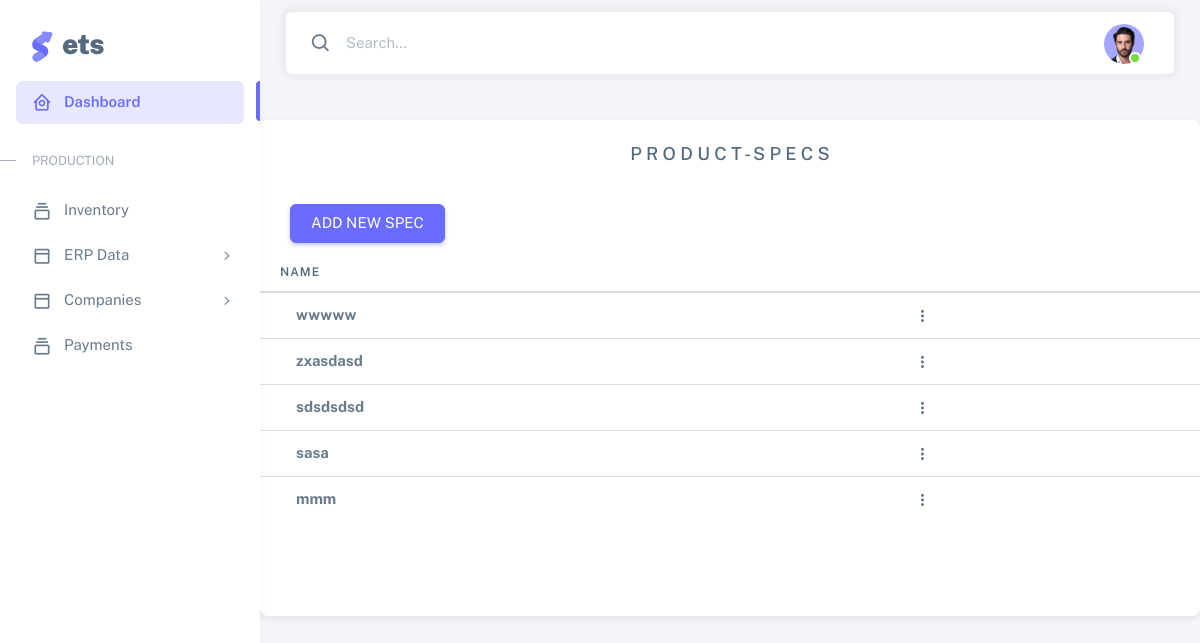
Page /specs on the committed database.
### base/models.py (models this page shows, shortened)
class specs(models.Model):
    specs_name = models.TextField()

### base/views.py (the view)
# urls.py: path('specs',views.specsPage, name='specs'),
def specsPage(request):
    if request.method == 'POST':
            spec = specs.objects.create(specs_name=request.POST['specs_name'])
            spec.save()
            return redirect('/specs')
    spec= specs.objects.all()
    context = {'specs': spec}
    return render(request, 'specs.html', context)

### templates/specs.html (shortened to what this page needs)
{% extends 'index.html' %}
{% block content %}
   <br><br>
        <div class="card"; margin: 0%;>
            <h5 class="card-header" style="text-align: center;"> P R O D U C T -  S P E C S</h5>
        <div class="col-lg-4 col-md-6" style="padding-left: 30px; padding-bottom: 10px;">
            <div class="mt-3" >
            <button
                type="button"
                class="btn btn-primary"
                data-bs-toggle="modal"
                data-bs-target="#basicModal"
                >
            ADD NEW SPEC
            </button>
            </div>
        </div>
            <div class="table-responsive text-nowrap" style="padding-bottom: 10%; "">
            <table class="table table-hover" style="padding-bottom: 30px">
                <thead>
                <tr>
                    <th>NAME</th>
                </tr>
                </thead>
                <tbody class="table-border-bottom-0">
                {% for s in specs %}
                <tr>
                    <td> <strong>{{s.specs_name}}</strong></td>
                    <td>
                    <div class="dropdown">
                        <button type="button" class="btn p-0 dropdown-toggle hide-arrow" data-bs-toggle="dropdown">
                        <i class="bx bx-dots-vertical-rounded"></i>
                        </button>
                    </div>
                    </td>
                </tr>
                {% endfor %}
                </tbody>
            </table>
            </div>
        </div>
{% endblock %}

### rows in the picture
specs: specs_name "wwwww"
specs: specs_name "zxasdasd"
specs: specs_name "sdsdsdsd"
specs: specs_name "sasa"
specs: specs_name "mmm"
